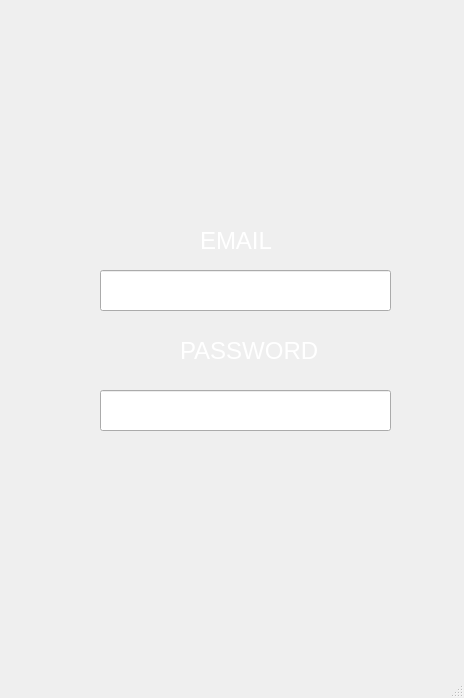
<?xml version="1.0" encoding="UTF-8"?>
<ui version="4.0">
 <class>MainWindow</class>
 <widget class="QMainWindow" name="MainWindow">
  <property name="geometry">
   <rect>
    <x>0</x>
    <y>0</y>
    <width>464</width>
    <height>698</height>
   </rect>
  </property>
  <property name="sizePolicy">
   <sizepolicy hsizetype="Fixed" vsizetype="Fixed">
    <horstretch>0</horstretch>
    <verstretch>0</verstretch>
   </sizepolicy>
  </property>
  <property name="minimumSize">
   <size>
    <width>464</width>
    <height>698</height>
   </size>
  </property>
  <property name="maximumSize">
   <size>
    <width>464</width>
    <height>698</height>
   </size>
  </property>
  <property name="windowTitle">
   <string>MainWindow</string>
  </property>
  <property name="styleSheet">
   <string notr="true"/>
  </property>
  <widget class="QWidget" name="centralwidget">
   <widget class="QPushButton" name="LoginBtn">
    <property name="geometry">
     <rect>
      <x>140</x>
      <y>500</y>
      <width>191</width>
      <height>61</height>
     </rect>
    </property>
    <property name="styleSheet">
     <string notr="true">#LoginBtn {
background-color: transparent;
border-image: url(:Autentificare_off.png);
background: none;
border: none;
background-repeat: none;
}
#LoginBtn:hover
{
border-image: url(:Autentificare_on.png);
}</string>
    </property>
    <property name="text">
     <string/>
    </property>
    <property name="autoDefault">
     <bool>true</bool>
    </property>
    <property name="default">
     <bool>true</bool>
    </property>
   </widget>
   <widget class="QPushButton" name="RegisterBtn">
    <property name="geometry">
     <rect>
      <x>140</x>
      <y>570</y>
      <width>191</width>
      <height>61</height>
     </rect>
    </property>
    <property name="styleSheet">
     <string notr="true">#RegisterBtn {
background-color: transparent;
border-image: url(:Inregistrare_off.png);
background: none;
border: none;
background-repeat: none;
}
#RegisterBtn:hover
{
border-image: url(:Inregistrare_on.png);
}</string>
    </property>
    <property name="text">
     <string/>
    </property>
   </widget>
   <widget class="QLabel" name="Logo">
    <property name="geometry">
     <rect>
      <x>130</x>
      <y>10</y>
      <width>211</width>
      <height>201</height>
     </rect>
    </property>
    <property name="styleSheet">
     <string notr="true">#Logo {
background-color: transparent;
border-image: url(:Logo.png);
background: none;
border: none;
background-repeat: none;
}</string>
    </property>
    <property name="text">
     <string/>
    </property>
   </widget>
   <widget class="QLabel" name="UsernameLabel">
    <property name="geometry">
     <rect>
      <x>200</x>
      <y>220</y>
      <width>181</width>
      <height>41</height>
     </rect>
    </property>
    <property name="font">
     <font>
      <pointsize>18</pointsize>
     </font>
    </property>
    <property name="styleSheet">
     <string notr="true">#UsernameLabel
{
color:#fff;
background-color: transparent;
background:none;
}</string>
    </property>
    <property name="text">
     <string>EMAIL</string>
    </property>
   </widget>
   <widget class="QLabel" name="PasswordLabel">
    <property name="geometry">
     <rect>
      <x>180</x>
      <y>330</y>
      <width>181</width>
      <height>41</height>
     </rect>
    </property>
    <property name="font">
     <font>
      <pointsize>18</pointsize>
     </font>
    </property>
    <property name="styleSheet">
     <string notr="true">#PasswordLabel
{
color:#fff;
background-color: transparent;
background:none;
}</string>
    </property>
    <property name="text">
     <string>PASSWORD</string>
    </property>
   </widget>
   <widget class="QLineEdit" name="textEditPassword">
    <property name="geometry">
     <rect>
      <x>100</x>
      <y>390</y>
      <width>291</width>
      <height>41</height>
     </rect>
    </property>
    <property name="font">
     <font>
      <pointsize>12</pointsize>
     </font>
    </property>
    <property name="styleSheet">
     <string notr="true">#textEditPassword
{
color:#fff;
}</string>
    </property>
    <property name="maxLength">
     <number>30</number>
    </property>
    <property name="echoMode">
     <enum>QLineEdit::Password</enum>
    </property>
    <property name="placeholderText">
     <string>Introduceti parola</string>
    </property>
   </widget>
   <widget class="QLineEdit" name="textEditUserName">
    <property name="geometry">
     <rect>
      <x>100</x>
      <y>270</y>
      <width>291</width>
      <height>41</height>
     </rect>
    </property>
    <property name="font">
     <font>
      <pointsize>12</pointsize>
     </font>
    </property>
    <property name="styleSheet">
     <string notr="true">#textEditUserName
{
color:#fff;
}</string>
    </property>
    <property name="maxLength">
     <number>255</number>
    </property>
    <property name="placeholderText">
     <string>Introduceti mail-ul</string>
    </property>
   </widget>
  </widget>
  <widget class="QMenuBar" name="menubar">
   <property name="geometry">
    <rect>
     <x>0</x>
     <y>0</y>
     <width>464</width>
     <height>26</height>
    </rect>
   </property>
  </widget>
  <widget class="QStatusBar" name="statusbar"/>
 </widget>
 <resources/>
 <connections/>
</ui>
